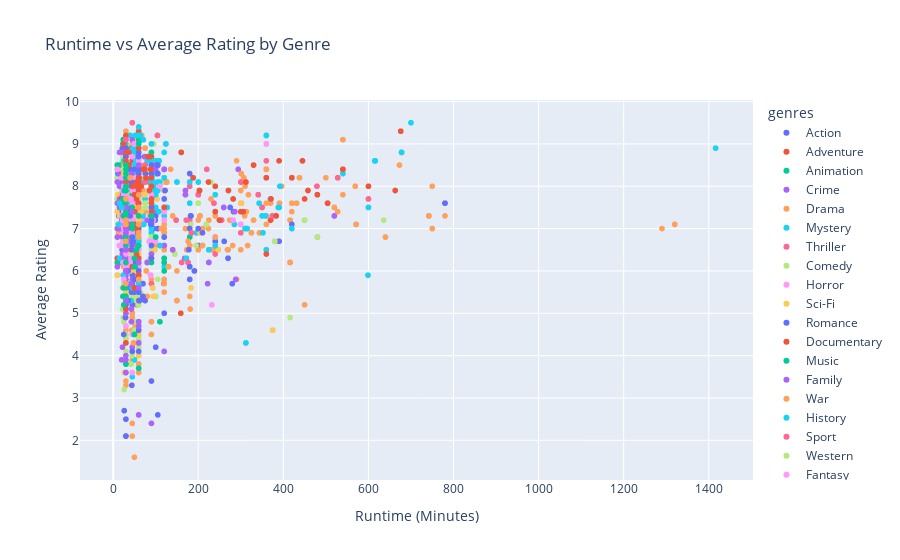

Write notebook code for a chart like this one.
### Code cell
import plotly.express as px

# Calculate age from birthYear
df3['age'] = df3['deathYear'] - df3['birthYear']

# Plot runtime vs average rating, colored by genre
fig = px.scatter(df3, 
                 x='runtimeMinutes', 
                 y='averageRating', 
                 color='genres', 
                 title='Runtime vs Average Rating by Genre',
                 labels={'runtimeMinutes': 'Runtime (Minutes)', 'averageRating': 'Average Rating'},
                 hover_data=['age'])

fig.show()

### Figure 1 — Plotly figure (JSON) as saved in the notebook; plotly's stock layout.template omitted (floating-point values rounded to 4 significant figures; data arrays with more than 128 entries replaced by an {"elided": "..."} marker saying what was removed)
{"data": [{"customdata": {"elided": "1540x1 int values"}, "hovertemplate": "genres=Action<br>Runtime (Minutes)=%{x}<br>Average Rating=%{y}<br>age=%{customdata[0]}<extra></extra>", "legendgroup": "Action", "marker": {"color": "#636efa", "symbol": "circle"}, "mode": "markers", "name": "Action", "showlegend": true, "type": "scattergl", "visible": true, "x": {"elided": "1540 int values"}, "xaxis": "x", "y": {"elided": "1540 float values"}, "yaxis": "y"}, {"customdata": {"elided": "1450x1 int values"}, "hovertemplate": "genres=Adventure<br>Runtime (Minutes)=%{x}<br>Average Rating=%{y}<br>age=%{customdata[0]}<extra></extra>", "legendgroup": "Adventure", "marker": {"color": "#EF553B", "symbol": "circle"}, "mode": "markers", "name": "Adventure", "showlegend": true, "type": "scattergl", "x": {"elided": "1450 int values"}, "xaxis": "x", "y": {"elided": "1450 float values"}, "yaxis": "y"}, {"customdata": {"elided": "318x1 int values"}, "hovertemplate": "genres=Animation<br>Runtime (Minutes)=%{x}<br>Average Rating=%{y}<br>age=%{customdata[0]}<extra></extra>", "legendgroup": "Animation", "marker": {"color": "#00cc96", "symbol": "circle"}, "mode": "markers", "name": "Animation", "showlegend": true, "type": "scattergl", "x": {"elided": "318 int values"}, "xaxis": "x", "y": {"elided": "318 float values"}, "yaxis": "y"}, {"customdata": {"elided": "1683x1 int values"}, "hovertemplate": "genres=Crime<br>Runtime (Minutes)=%{x}<br>Average Rating=%{y}<br>age=%{customdata[0]}<extra></extra>", "legendgroup": "Crime", "marker": {"color": "#ab63fa", "symbol": "circle"}, "mode": "markers", "name": "Crime", "showlegend": true, "type": "scattergl", "visible": true, "x": {"elided": "1683 int values"}, "xaxis": "x", "y": {"elided": "1683 float values"}, "yaxis": "y"}, {"customdata": {"elided": "4292x1 int values"}, "hovertemplate": "genres=Drama<br>Runtime (Minutes)=%{x}<br>Average Rating=%{y}<br>age=%{customdata[0]}<extra></extra>", "legendgroup": "Drama", "marker": {"color": "#FFA15A", "symbol": "circle"}, "mode": "markers", "name": "Drama", "showlegend": true, "type": "scattergl", "visible": true, "x": {"elided": "4292 int values"}, "xaxis": "x", "y": {"elided": "4292 float values"}, "yaxis": "y"}, {"customdata": {"elided": "655x1 int values"}, "hovertemplate": "genres=Mystery<br>Runtime (Minutes)=%{x}<br>Average Rating=%{y}<br>age=%{customdata[0]}<extra></extra>", "legendgroup": "Mystery", "marker": {"color": "#19d3f3", "symbol": "circle"}, "mode": "markers", "name": "Mystery", "showlegend": true, "type": "scattergl", "x": {"elided": "655 int values"}, "xaxis": "x", "y": {"elided": "655 float values"}, "yaxis": "y"}, {"customdata": {"elided": "210x1 int values"}, "hovertemplate": "genres=Thriller<br>Runtime (Minutes)=%{x}<br>Average Rating=%{y}<br>age=%{customdata[0]}<extra></extra>", "legendgroup": "Thriller", "marker": {"color": "#FF6692", "symbol": "circle"}, "mode": "markers", "name": "Thriller", "showlegend": true, "type": "scattergl", "x": {"elided": "210 int values"}, "xaxis": "x", "y": {"elided": "210 float values"}, "yaxis": "y"}, {"customdata": {"elided": "2222x1 int values"}, "hovertemplate": "genres=Comedy<br>Runtime (Minutes)=%{x}<br>Average Rating=%{y}<br>age=%{customdata[0]}<extra></extra>", "legendgroup": "Comedy", "marker": {"color": "#B6E880", "symbol": "circle"}, "mode": "markers", "name": "Comedy", "showlegend": true, "type": "scattergl", "x": {"elided": "2222 int values"}, "xaxis": "x", "y": {"elided": "2222 float values"}, "yaxis": "y"}, {"customdata": {"elided": "327x1 int values"}, "hovertemplate": "genres=Horror<br>Runtime (Minutes)=%{x}<br>Average Rating=%{y}<br>age=%{customdata[0]}<extra></extra>", "legendgroup": "Horror", "marker": {"color": "#FF97FF", "symbol": "circle"}, "mode": "markers", "name": "Horror", "showlegend": true, "type": "scattergl", "x": {"elided": "327 int values"}, "xaxis": "x", "y": {"elided": "327 float values"}, "yaxis": "y"}, {"customdata": {"elided": "337x1 int values"}, "hovertemplate": "genres=Sci-Fi<br>Runtime (Minutes)=%{x}<br>Average Rating=%{y}<br>age=%{customdata[0]}<extra></extra>", "legendgroup": "Sci-Fi", "marker": {"color": "#FECB52", "symbol": "circle"}, "mode": "markers", "name": "Sci-Fi", "showlegend": true, "type": "scattergl", "x": {"elided": "337 int values"}, "xaxis": "x", "y": {"elided": "337 float values"}, "yaxis": "y"}, {"customdata": {"elided": "611x1 int values"}, "hovertemplate": "genres=Romance<br>Runtime (Minutes)=%{x}<br>Average Rating=%{y}<br>age=%{customdata[0]}<extra></extra>", "legendgroup": "Romance", "marker": {"color": "#636efa", "symbol": "circle"}, "mode": "markers", "name": "Romance", "showlegend": true, "type": "scattergl", "x": {"elided": "611 int values"}, "xaxis": "x", "y": {"elided": "611 float values"}, "yaxis": "y"}, {"customdata": {"elided": "247x1 int values"}, "hovertemplate": "genres=Documentary<br>Runtime (Minutes)=%{x}<br>Average Rating=%{y}<br>age=%{customdata[0]}<extra></extra>", "legendgroup": "Documentary", "marker": {"color": "#EF553B", "symbol": "circle"}, "mode": "markers", "name": "Documentary", "showlegend": true, "type": "scattergl", "x": {"elided": "247 int values"}, "xaxis": "x", "y": {"elided": "247 float values"}, "yaxis": "y"}, {"customdata": {"elided": "350x1 int values"}, "hovertemplate": "genres=Music<br>Runtime (Minutes)=%{x}<br>Average Rating=%{y}<br>age=%{customdata[0]}<extra></extra>", "legendgroup": "Music", "marker": {"color": "#00cc96", "symbol": "circle"}, "mode": "markers", "name": "Music", "showlegend": true, "type": "scattergl", "x": {"elided": "350 int values"}, "xaxis": "x", "y": {"elided": "350 float values"}, "yaxis": "y"}, {"customdata": {"elided": "741x1 int values"}, "hovertemplate": "genres=Family<br>Runtime (Minutes)=%{x}<br>Average Rating=%{y}<br>age=%{customdata[0]}<extra></extra>", "legendgroup": "Family", "marker": {"color": "#ab63fa", "symbol": "circle"}, "mode": "markers", "name": "Family", "showlegend": true, "type": "scattergl", "x": {"elided": "741 int values"}, "xaxis": "x", "y": {"elided": "741 float values"}, "yaxis": "y"}, {"customdata": {"elided": "156x1 int values"}, "hovertemplate": "genres=War<br>Runtime (Minutes)=%{x}<br>Average Rating=%{y}<br>age=%{customdata[0]}<extra></extra>", "legendgroup": "War", "marker": {"color": "#FFA15A", "symbol": "circle"}, "mode": "markers", "name": "War", "showlegend": true, "type": "scattergl", "x": {"elided": "156 int values"}, "xaxis": "x", "y": {"elided": "156 float values"}, "yaxis": "y"}, {"customdata": {"elided": "267x1 int values"}, "hovertemplate": "genres=History<br>Runtime (Minutes)=%{x}<br>Average Rating=%{y}<br>age=%{customdata[0]}<extra></extra>", "legendgroup": "History", "marker": {"color": "#19d3f3", "symbol": "circle"}, "mode": "markers", "name": "History", "showlegend": true, "type": "scattergl", "x": {"elided": "267 int values"}, "xaxis": "x", "y": {"elided": "267 float values"}, "yaxis": "y"}, {"customdata": [[84], [75], [68], [80], [63], [83], [74], [48], [45], [48], [82], [53], [59], [34], [31], [46], [34], [55], [40], [71], [55], [72], [94], [74], [42], [64], [47], [60], [74], [58], [38], [82], [64], [79], [60], [37], [77], [74], [83], [57], [34], [79], [76], [68], [69], [84], [68], [87], [79], [83], [76], [56], [43], [89], [37], [78], [77], [45]], "hovertemplate": "genres=Sport<br>Runtime (Minutes)=%{x}<br>Average Rating=%{y}<br>age=%{customdata[0]}<extra></extra>", "legendgroup": "Sport", "marker": {"color": "#FF6692", "symbol": "circle"}, "mode": "markers", "name": "Sport", "showlegend": true, "type": "scattergl", "x": [104, 60, 30, 237, 60, 33, 60, 30, 30, 30, 30, 30, 60, 90, 30, 60, 60, 60, 60, 60, 90, 60, 45, 30, 60, 30, 28, 90, 30, 60, 30, 30, 90, 90, 184, 30, 60, 60, 104, 60, 60, 45, 60, 90, 60, 30, 60, 60, 30, 60, 240, 30, 51, 60, 30, 30, 30, 90], "xaxis": "x", "y": [9.2, 6.6, 7.1, 7.6, 6.9, 6.8, 7.6, 7.1, 7.5, 7.1, 7, 7, 7, 7.7, 6.2, 7.2, 7, 7, 6.6, 6.6, 7.7, 8.7, 7.6, 7.8, 6.6, 7.1, 8.2, 7.7, 6.5, 7.8, 7.1, 7, 7.7, 7.7, 6.9, 8, 6.9, 6.9, 9.2, 6.6, 7.8, 7.6, 7, 7.7, 6.8, 7.4, 6.6, 4.6, 9.1, 7.8, 6.8, 6.5, 7.6, 8, 6.8, 6.8, 7.1, 7.7], "yaxis": "y"}, {"customdata": {"elided": "175x1 int values"}, "hovertemplate": "genres=Western<br>Runtime (Minutes)=%{x}<br>Average Rating=%{y}<br>age=%{customdata[0]}<extra></extra>", "legendgroup": "Western", "marker": {"color": "#B6E880", "symbol": "circle"}, "mode": "markers", "name": "Western", "showlegend": true, "type": "scattergl", "x": {"elided": "175 int values"}, "xaxis": "x", "y": {"elided": "175 float values"}, "yaxis": "y"}, {"customdata": {"elided": "352x1 int values"}, "hovertemplate": "genres=Fantasy<br>Runtime (Minutes)=%{x}<br>Average Rating=%{y}<br>age=%{customdata[0]}<extra></extra>", "legendgroup": "Fantasy", "marker": {"color": "#FF97FF", "symbol": "circle"}, "mode": "markers", "name": "Fantasy", "showlegend": true, "type": "scattergl", "x": {"elided": "352 int values"}, "xaxis": "x", "y": {"elided": "352 float values"}, "yaxis": "y"}, {"customdata": [[87], [77], [95], [70], [84], [81], [56], [80], [70], [64], [76], [65], [87], [59], [55], [81], [87], [79], [75], [73], [70], [69], [51], [84], [62], [56], [80], [52], [95], [48], [76], [92], [51], [80], [77], [89], [85], [76], [78], [73], [85], [57], [63], [45], [84], [53], [53], [96], [85], [91], [82], [93], [84], [83], [73], [66], [92], [44], [91], [87], [66], [89], [70], [82], [59], [51], [82], [87], [55], [56], [45]], "hovertemplate": "genres=Musical<br>Runtime (Minutes)=%{x}<br>Average Rating=%{y}<br>age=%{customdata[0]}<extra></extra>", "legendgroup": "Musical", "marker": {"color": "#FECB52", "symbol": "circle"}, "mode": "markers", "name": "Musical", "showlegend": true, "type": "scattergl", "x": [60, 60, 66, 60, 30, 30, 60, 60, 90, 30, 73, 60, 60, 60, 40, 60, 60, 90, 60, 75, 40, 60, 60, 60, 60, 30, 60, 30, 30, 73, 60, 60, 60, 51, 60, 51, 51, 60, 30, 30, 60, 60, 60, 60, 60, 60, 29, 60, 60, 60, 40, 60, 60, 60, 51, 60, 30, 30, 60, 60, 30, 51, 30, 60, 60, 60, 60, 25, 30, 10, 90], "xaxis": "x", "y": [7.1, 7.9, 7.4, 6.4, 7.4, 6, 7.1, 5.8, 8.3, 7.1, 7.8, 6.4, 5.8, 6.4, 6, 6.9, 5.8, 8.3, 7.1, 8.4, 7.4, 6.4, 5.8, 7.5, 6.4, 6, 7.9, 5.5, 8.4, 7.8, 7.9, 8.3, 7.1, 7.5, 7.9, 7.5, 7.5, 7.9, 6, 8.4, 7.9, 5.8, 6.4, 4, 6.4, 6.9, 8.5, 7.9, 6.4, 7.9, 7.4, 7, 6.9, 7.5, 7.5, 8.3, 6, 6.2, 7.9, 7.2, 6, 7.5, 6, 7.9, 6.4, 8.3, 6.4, 8.3, 6, 5.9, 8.3], "yaxis": "y"}, {"customdata": {"elided": "171x1 int values"}, "hovertemplate": "genres=Talk-Show<br>Runtime (Minutes)=%{x}<br>Average Rating=%{y}<br>age=%{customdata[0]}<extra></extra>", "legendgroup": "Talk-Show", "marker": {"color": "#636efa", "symbol": "circle"}, "mode": "markers", "name": "Talk-Show", "showlegend": true, "type": "scattergl", "x": {"elided": "171 int values"}, "xaxis": "x", "y": {"elided": "171 float values"}, "yaxis": "y"}, {"customdata": {"elided": "164x1 int values"}, "hovertemplate": "genres=Biography<br>Runtime (Minutes)=%{x}<br>Average Rating=%{y}<br>age=%{customdata[0]}<extra></extra>", "legendgroup": "Biography", "marker": {"color": "#EF553B", "symbol": "circle"}, "mode": "markers", "name": "Biography", "showlegend": true, "type": "scattergl", "x": {"elided": "164 int values"}, "xaxis": "x", "y": {"elided": "164 float values"}, "yaxis": "y"}, {"customdata": [[58], [78], [78], [78], [95], [77], [32], [68], [67], [89], [74], [82], [81], [80], [88], [74], [82], [87], [51], [66], [78], [90], [80], [92], [53], [78], [71], [85], [75], [103], [82], [89], [65], [63], [90], [80], [56], [67], [42], [67], [95], [82], [50], [92], [89], [82], [85], [65], [97], [65], [64], [90], [57], [98], [86], [83], [72], [80], [59], [81], [49], [64], [58], [85], [91], [49], [54], [51], [79], [101], [87], [81], [85], [83]], "hovertemplate": "genres=Game-Show<br>Runtime (Minutes)=%{x}<br>Average Rating=%{y}<br>age=%{customdata[0]}<extra></extra>", "legendgroup": "Game-Show", "marker": {"color": "#00cc96", "symbol": "circle"}, "mode": "markers", "name": "Game-Show", "showlegend": true, "type": "scattergl", "x": [26, 30, 30, 30, 30, 45, 23, 90, 30, 52, 50, 52, 90, 30, 30, 25, 30, 50, 30, 30, 30, 30, 45, 60, 30, 55, 60, 30, 25, 30, 30, 30, 30, 30, 90, 30, 30, 25, 30, 30, 30, 30, 23, 30, 42, 30, 100, 30, 30, 30, 28, 30, 60, 30, 45, 25, 60, 30, 60, 50, 30, 90, 60, 30, 25, 30, 30, 50, 110, 100, 55, 23, 50, 90], "xaxis": "x", "y": [7.9, 5.7, 7.9, 5.3, 8.4, 7.5, 5.4, 7.3, 7.7, 6.1, 4.5, 6.1, 7.3, 7, 5.4, 5.2, 8.5, 4.5, 7.1, 6.8, 5.7, 7, 7, 9, 7.1, 6.5, 6.6, 8.5, 7.3, 6.5, 6.2, 7.1, 7.1, 6.6, 7.3, 5.6, 7.2, 5.2, 6.9, 8, 7.6, 7.1, 7.7, 7.9, 5.7, 8.3, 6.8, 7.9, 7.9, 7.9, 6.8, 7.9, 6.6, 7.9, 7.1, 7.6, 4.7, 7.4, 4.8, 6.3, 7.3, 7.3, 7.3, 7, 5.6, 7.6, 8.2, 4.5, 4.8, 6.8, 6.5, 7.7, 6.1, 7.3], "yaxis": "y"}, {"customdata": [[56], [78], [85], [45], [97], [71], [85], [85], [35], [75], [47], [41], [92], [56], [89], [82], [88], [63], [53], [92], [65], [89], [39], [14], [51], [72], [45], [35], [59], [57], [87], [89]], "hovertemplate": "genres=Reality-TV<br>Runtime (Minutes)=%{x}<br>Average Rating=%{y}<br>age=%{customdata[0]}<extra></extra>", "legendgroup": "Reality-TV", "marker": {"color": "#ab63fa", "symbol": "circle"}, "mode": "markers", "name": "Reality-TV", "showlegend": true, "type": "scattergl", "x": [30, 30, 30, 30, 30, 30, 30, 60, 30, 30, 44, 60, 30, 30, 30, 30, 30, 60, 30, 30, 30, 42, 120, 22, 30, 60, 44, 60, 60, 30, 43, 30], "xaxis": "x", "y": [7, 5.3, 3.6, 7.5, 7, 7, 7, 8.5, 5.7, 6, 8.3, 6.2, 6.5, 6, 7, 7, 7, 5.6, 6, 7, 7, 5.7, 4.1, 4.2, 6.9, 4.7, 7.4, 4.3, 4.8, 7.5, 5.1, 7], "yaxis": "y"}, {"customdata": [[79], [74], [91], [61], [77], [66], [66], [60], [85], [69], [91], [102], [84], [85], [70], [55], [40], [85], [65], [57], [68], [97], [46], [85], [78], [42], [69], [71], [61], [55], [75], [84], [76], [72]], "hovertemplate": "genres=News<br>Runtime (Minutes)=%{x}<br>Average Rating=%{y}<br>age=%{customdata[0]}<extra></extra>", "legendgroup": "News", "marker": {"color": "#FFA15A", "symbol": "circle"}, "mode": "markers", "name": "News", "showlegend": true, "type": "scattergl", "x": [40, 60, 40, 1290, 30, 60, 60, 60, 30, 40, 150, 60, 40, 30, 150, 40, 30, 40, 60, 60, 40, 30, 40, 30, 30, 60, 60, 40, 60, 50, 40, 30, 240, 60], "xaxis": "x", "y": [8.2, 7.1, 8.2, 7, 7.2, 6.9, 5.8, 7.1, 7.7, 8.2, 5.3, 7.5, 8.2, 7.7, 6, 8.2, 3.4, 8.2, 6.9, 6.9, 8.2, 7.1, 8.2, 7.1, 6.7, 7.8, 6.8, 8.2, 7.5, 1.6, 8.2, 5.7, 6.8, 7.1], "yaxis": "y"}, {"customdata": [[82], [69], [88], [87]], "hovertemplate": "genres=Short<br>Runtime (Minutes)=%{x}<br>Average Rating=%{y}<br>age=%{customdata[0]}<extra></extra>", "legendgroup": "Short", "marker": {"color": "#19d3f3", "symbol": "circle"}, "mode": "markers", "name": "Short", "showlegend": true, "type": "scattergl", "x": [13, 20, 15, 15], "xaxis": "x", "y": [7.1, 7.5, 6.3, 7.6], "yaxis": "y"}], "layout": {"autosize": true, "dragmode": "zoom", "legend": {"title": {"text": "genres"}, "tracegroupgap": 0}, "title": {"text": "Runtime vs Average Rating by Genre"}, "xaxis": {"anchor": "y", "autorange": true, "domain": [0, 1], "range": [-75.56, 1502.0], "title": {"text": "Runtime (Minutes)"}, "type": "linear"}, "yaxis": {"anchor": "x", "autorange": true, "domain": [0, 1], "range": [0.9481, 10.15], "title": {"text": "Average Rating"}, "type": "linear"}}}
